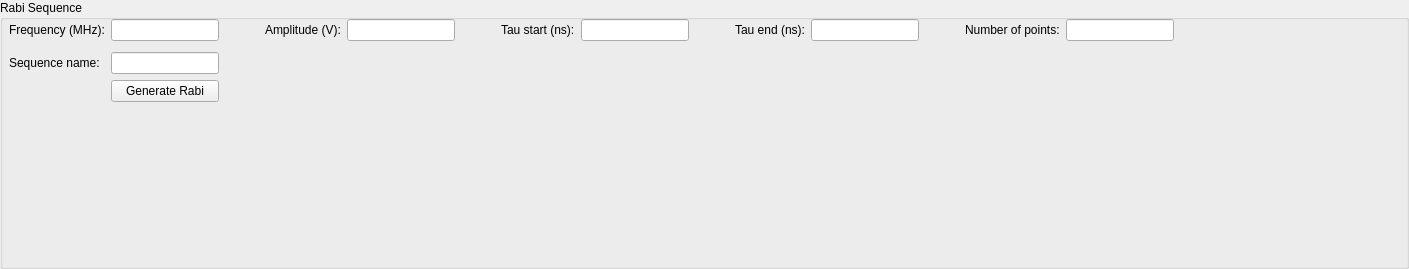
             <widget class="QGroupBox" name="groupBox">
              <property name="title">
               <string>Rabi Sequence</string>
              </property>
              <widget class="QWidget" name="gridLayoutWidget">
               <property name="geometry">
                <rect>
                 <x>9</x>
                 <y>19</y>
                 <width>1391</width>
                 <height>241</height>
                </rect>
               </property>
               <layout class="QGridLayout" name="gridLayout">
                <item row="0" column="9">
                 <widget class="QLabel" name="label_3">
                  <property name="text">
                   <string>Tau end (ns):</string>
                  </property>
                 </widget>
                </item>
                <item row="0" column="12">
                 <widget class="QLabel" name="label_4">
                  <property name="text">
                   <string>Number of points:</string>
                  </property>
                 </widget>
                </item>
                <item row="0" column="13">
                 <widget class="QLineEdit" name="gen_rabi_points_LineEdit">
                  <property name="sizePolicy">
                   <sizepolicy hsizetype="Maximum" vsizetype="Fixed">
                    <horstretch>0</horstretch>
                    <verstretch>0</verstretch>
                   </sizepolicy>
                  </property>
                 </widget>
                </item>
                <item row="0" column="14">
                 <spacer name="horizontalSpacer_3">
                  <property name="orientation">
                   <enum>Qt::Horizontal</enum>
                  </property>
                  <property name="sizeHint" stdset="0">
                   <size>
                    <width>40</width>
                    <height>20</height>
                   </size>
                  </property>
                 </spacer>
                </item>
                <item row="0" column="11">
                 <spacer name="horizontalSpacer_6">
                  <property name="orientation">
                   <enum>Qt::Horizontal</enum>
                  </property>
                  <property name="sizeType">
                   <enum>QSizePolicy::Fixed</enum>
                  </property>
                  <property name="sizeHint" stdset="0">
                   <size>
                    <width>40</width>
                    <height>20</height>
                   </size>
                  </property>
                 </spacer>
                </item>
                <item row="0" column="10">
                 <widget class="QLineEdit" name="gen_rabi_tauend_LineEdit">
                  <property name="sizePolicy">
                   <sizepolicy hsizetype="Maximum" vsizetype="Fixed">
                    <horstretch>0</horstretch>
                    <verstretch>0</verstretch>
                   </sizepolicy>
                  </property>
                 </widget>
                </item>
                <item row="0" column="7">
                 <widget class="QLineEdit" name="gen_rabi_taustart_LineEdit">
                  <property name="sizePolicy">
                   <sizepolicy hsizetype="Maximum" vsizetype="Fixed">
                    <horstretch>0</horstretch>
                    <verstretch>0</verstretch>
                   </sizepolicy>
                  </property>
                 </widget>
                </item>
                <item row="0" column="0">
                 <widget class="QLabel" name="label_2">
                  <property name="text">
                   <string>Frequency (MHz):</string>
                  </property>
                 </widget>
                </item>
                <item row="3" column="0">
                 <widget class="QLabel" name="label_7">
                  <property name="text">
                   <string>Sequence name:</string>
                  </property>
                 </widget>
                </item>
                <item row="0" column="8">
                 <spacer name="horizontalSpacer_5">
                  <property name="orientation">
                   <enum>Qt::Horizontal</enum>
                  </property>
                  <property name="sizeType">
                   <enum>QSizePolicy::Fixed</enum>
                  </property>
                  <property name="sizeHint" stdset="0">
                   <size>
                    <width>40</width>
                    <height>20</height>
                   </size>
                  </property>
                 </spacer>
                </item>
                <item row="0" column="6">
                 <widget class="QLabel" name="label">
                  <property name="text">
                   <string>Tau start (ns):</string>
                  </property>
                 </widget>
                </item>
                <item row="1" column="2">
                 <spacer name="verticalSpacer">
                  <property name="orientation">
                   <enum>Qt::Vertical</enum>
                  </property>
                  <property name="sizeType">
                   <enum>QSizePolicy::Fixed</enum>
                  </property>
                  <property name="sizeHint" stdset="0">
                   <size>
                    <width>20</width>
                    <height>5</height>
                   </size>
                  </property>
                 </spacer>
                </item>
                <item row="5" column="2">
                 <spacer name="verticalSpacer_3">
                  <property name="orientation">
                   <enum>Qt::Vertical</enum>
                  </property>
                  <property name="sizeType">
                   <enum>QSizePolicy::Expanding</enum>
                  </property>
                  <property name="sizeHint" stdset="0">
                   <size>
                    <width>20</width>
                    <height>40</height>
                   </size>
                  </property>
                 </spacer>
                </item>
                <item row="0" column="3">
                 <widget class="QLabel" name="label_8">
                  <property name="text">
                   <string>Amplitude (V):</string>
                  </property>
                 </widget>
                </item>
                <item row="0" column="2">
                 <spacer name="horizontalSpacer_4">
                  <property name="orientation">
                   <enum>Qt::Horizontal</enum>
                  </property>
                  <property name="sizeType">
                   <enum>QSizePolicy::Fixed</enum>
                  </property>
                  <property name="sizeHint" stdset="0">
                   <size>
                    <width>40</width>
                    <height>20</height>
                   </size>
                  </property>
                 </spacer>
                </item>
                <item row="0" column="1">
                 <widget class="QLineEdit" name="gen_rabi_freq_LineEdit">
                  <property name="sizePolicy">
                   <sizepolicy hsizetype="Maximum" vsizetype="Fixed">
                    <horstretch>0</horstretch>
                    <verstretch>0</verstretch>
                   </sizepolicy>
                  </property>
                 </widget>
                </item>
                <item row="4" column="1">
                 <widget class="QPushButton" name="gen_rabi_PushButton">
                  <property name="text">
                   <string>Generate Rabi</string>
                  </property>
                 </widget>
                </item>
                <item row="3" column="1">
                 <widget class="QLineEdit" name="gen_rabi_name_LineEdit">
                  <property name="sizePolicy">
                   <sizepolicy hsizetype="Maximum" vsizetype="Fixed">
                    <horstretch>0</horstretch>
                    <verstretch>0</verstretch>
                   </sizepolicy>
                  </property>
                 </widget>
                </item>
                <item row="0" column="4">
                 <widget class="QLineEdit" name="gen_rabi_amp_LineEdit">
                  <property name="sizePolicy">
                   <sizepolicy hsizetype="Maximum" vsizetype="Fixed">
                    <horstretch>0</horstretch>
                    <verstretch>0</verstretch>
                   </sizepolicy>
                  </property>
                 </widget>
                </item>
                <item row="0" column="5">
                 <spacer name="horizontalSpacer_7">
                  <property name="orientation">
                   <enum>Qt::Horizontal</enum>
                  </property>
                  <property name="sizeType">
                   <enum>QSizePolicy::Fixed</enum>
                  </property>
                  <property name="sizeHint" stdset="0">
                   <size>
                    <width>40</width>
                    <height>20</height>
                   </size>
                  </property>
                 </spacer>
                </item>
               </layout>
              </widget>
             </widget>
